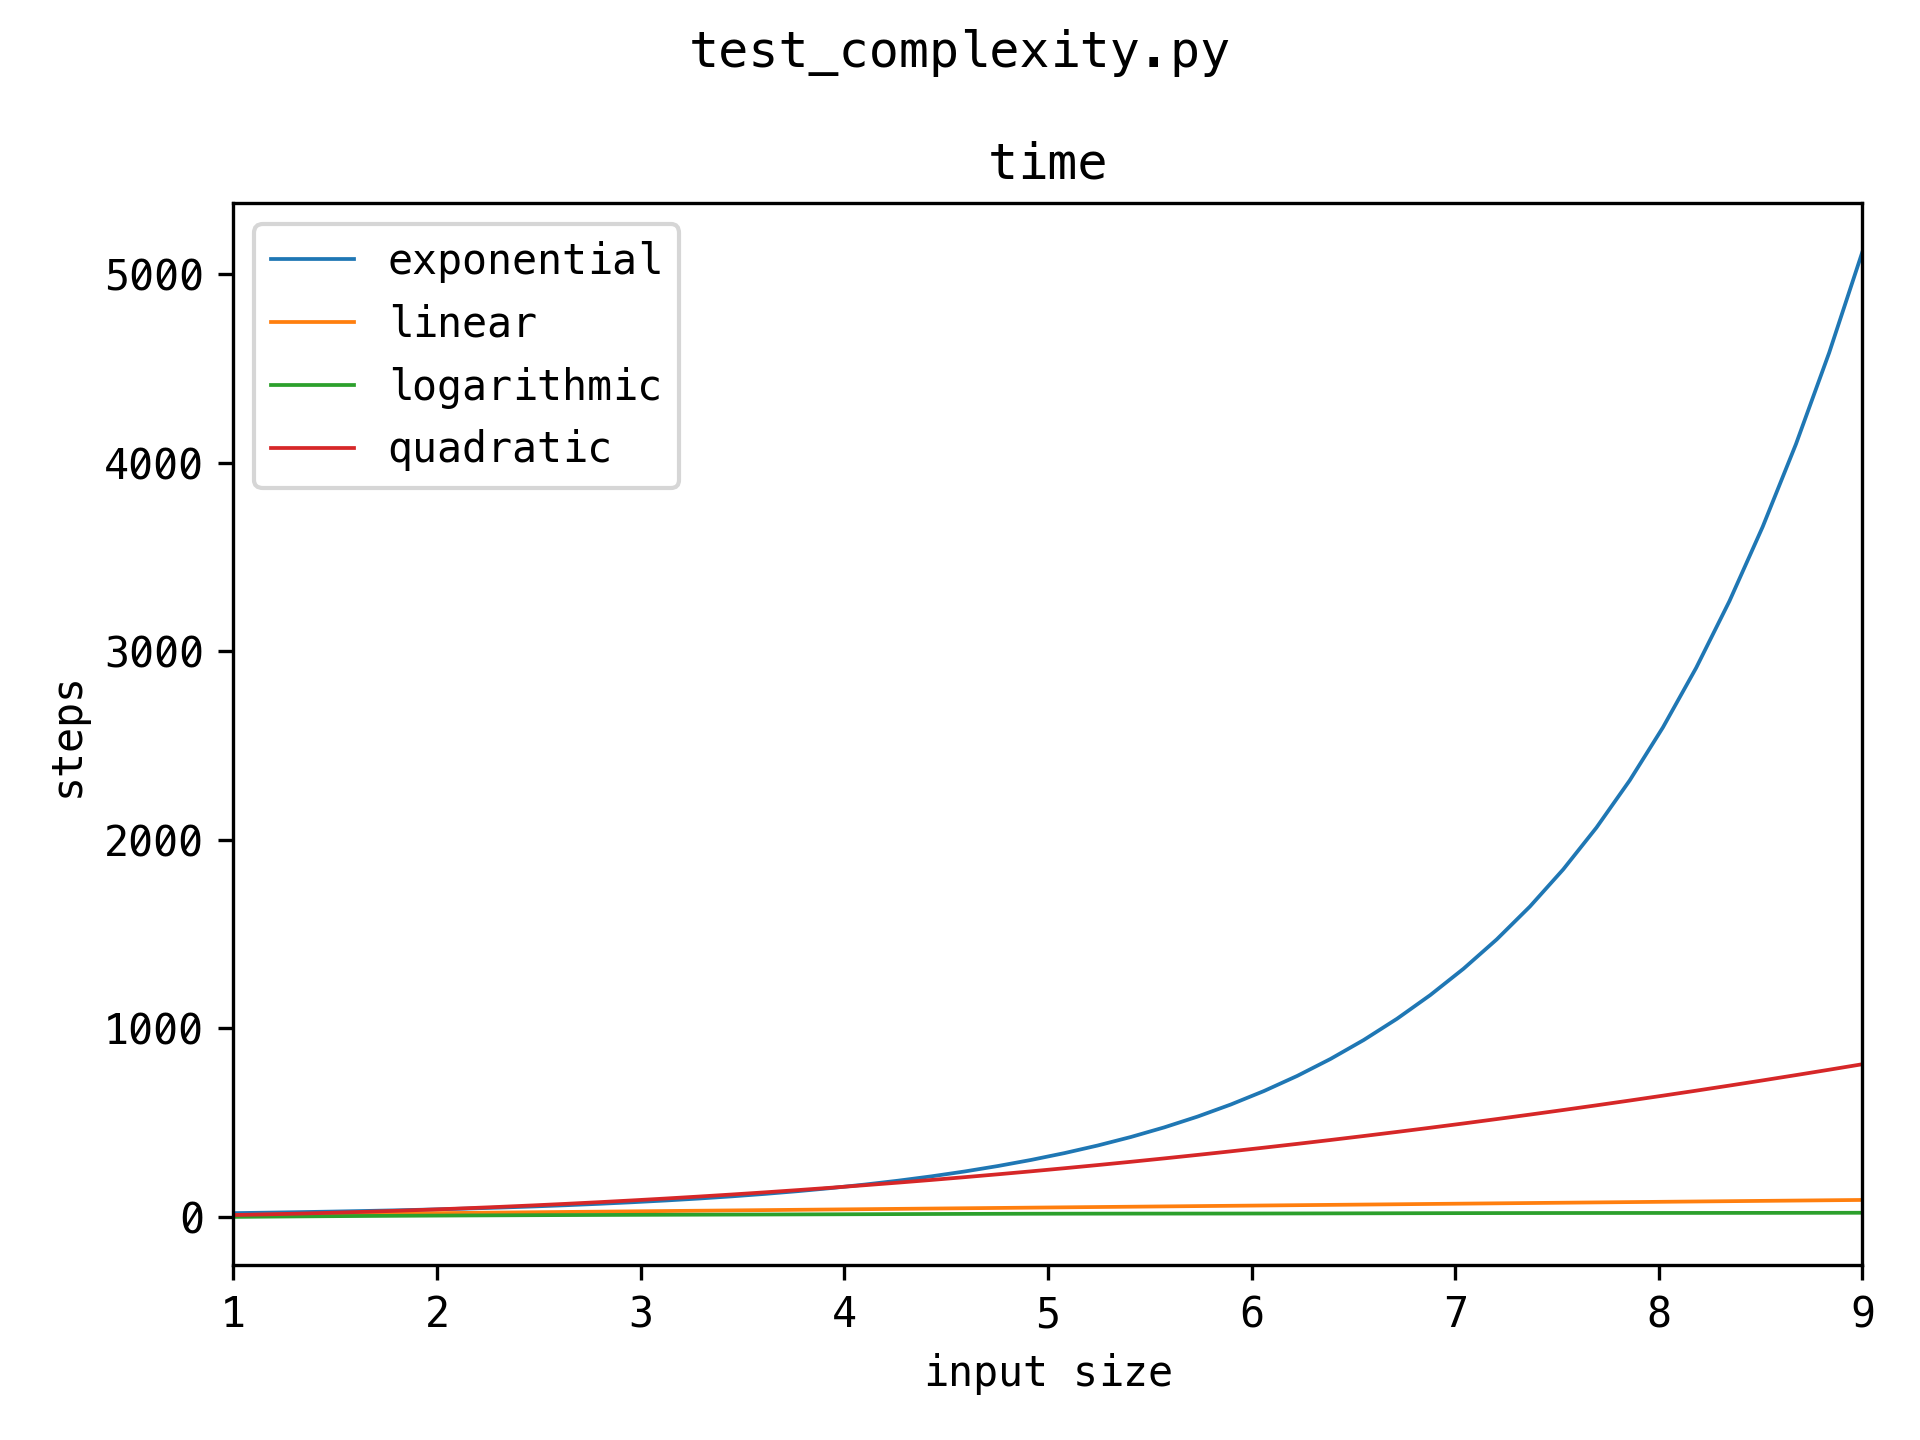

Source code (Python):
import math

import numpy as np

from .. import utils


class Solution(utils.BaseSolution):
    _step = 0.1

    def logarithmic(self, n: int):
        for _ in np.arange(0, math.log(n), self._step):
            self.complexity.step()

    def linear(self, n: int):
        for _ in np.arange(0, n, self._step):
            self.complexity.step()

    def quadratic(self, n: int):
        for _ in np.arange(0, n**2, self._step):
            self.complexity.step()

    def exponential(self, n: int):
        for _ in np.arange(0, 2**n, self._step):
            self.complexity.step()


def test_complexity():
    s = Solution()
    tests = range(1, 10)

    for name, func in s.methods():
        for nums in tests:
            func(nums)
            s.complexity.mark(name, nums)

    s.complexity.plot()
